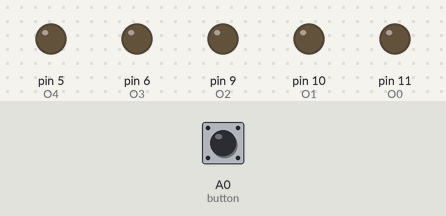
Bench run of a sketch on a simulated Arduino Uno, built with avr-gcc and run on an emulated ATmega328P. Parts: output pins drawn as LEDs (lit = HIGH). Dashed ring = blinking. Inputs (shaded band) come from the test bench; at power-on: A0 (button) LOW.

Above: at 1.2 s.
1.3 s: A0 (button) pulled HIGH for 0.15 s
At 1.9 s:
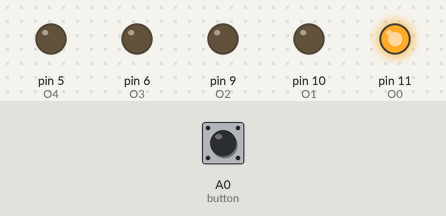
4.4 s: A0 (button) pulled HIGH for 0.15 s
At 5.0 s:
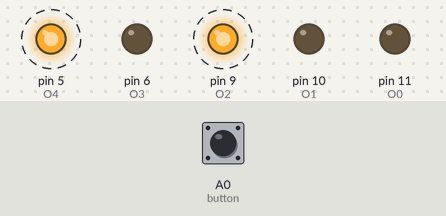
7.5 s: A0 (button) pulled HIGH for 3.2 s
At 11.5 s:
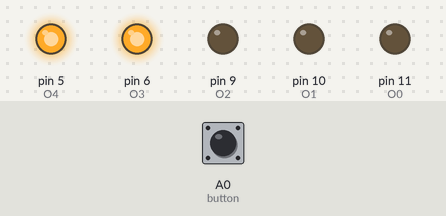
13.2 s: A0 (button) pulled HIGH for 1 s
Timing chart, 0 to 18.2 s (numbered marks = the images above; inputs shaded):
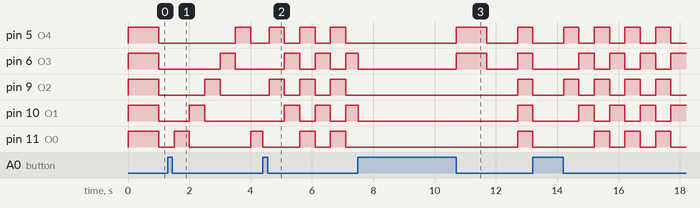

The sketch:

main.ino
```cpp
// ------------- DEFINITIONS -------------

#define O0 11
#define O1 10
#define O2 9
#define O3 6
#define O4 5
#define O9 3
#define I0 A0

int button = I0;
int currentMode = 0;

void switchMode() {
  ++currentMode;
  if (currentMode == 3) {
    currentMode = 0;
  }
  digitalWrite(O0, LOW);
  digitalWrite(O1, LOW);
  digitalWrite(O2, LOW);
  digitalWrite(O3, LOW);
  digitalWrite(O4, LOW);
  delay(200);
}

// ------------- CLASS DECLARATION -------------

class Mode {
  public:
  Mode(int leds[10], int states[10], int times[10]) {
    for (int i = 0; i < 10; i++) {
      _leds[i] = leds[i];
      _states[i] = states[i];
      _times[i] = times[i];
    }
  }

  void activateState(int index) {
    digitalWrite(_leds[index], _states[index]);
    for (int elapsedTime = 0; elapsedTime < _times[index]; elapsedTime += 20) {
      if (digitalRead(button) == HIGH) {
        switchMode();
        break;
      }
      delay(20);
    }
  }

  int getSize() {
    return sizeof(_leds) / sizeof(*_leds);
  }

  private:
  int _leds[10];
  int _states[10];
  int _times[10];
};

// ------------- MODES DEFINITION -------------

int modeAPins[] =   { O0,   O1,   O2,   O3,   O4,   O0,  O1,  O2,  O3,  O4   };
int modeAStates[] = { HIGH, HIGH, HIGH, HIGH, HIGH, LOW, LOW, LOW, LOW, LOW  };
int modeATimes[] =  { 0,    0,    0,    0,    1000, 0,   0,   0,   0,   1000 };
Mode modeA(modeAPins, modeAStates, modeATimes);

int modeBPins[] =   { O0,   O0,  O1,   O1,  O2,   O2,  O3,   O3,  O4,   O4  };
int modeBStates[] = { HIGH, LOW, HIGH, LOW, HIGH, LOW, HIGH, LOW, HIGH, LOW };
int modeBTimes[] =  { 500,  0,   500,  0,   500,  0,   500,  0,   500,  0   };
Mode modeB(modeBPins, modeBStates, modeBTimes);

int modeCPins[] =   { O0,   O2,   O4,   O0,  O2,  O4,  O1,   O3,   O1,  O3  };
int modeCStates[] = { HIGH, HIGH, HIGH, LOW, LOW, LOW, HIGH, HIGH, LOW, LOW };
int modeCTimes[] =  { 0,    0,    500,  0,   0,   0,   0,    500,  0,   0   };
Mode modeC(modeCPins, modeCStates, modeCTimes);

Mode modes[] = { modeA, modeB, modeC };

// ------------- PROGRAM SETUP AND LOOP -------------

void setup() {
  pinMode(O0, OUTPUT);
  pinMode(O1, OUTPUT);
  pinMode(O2, OUTPUT);
  pinMode(O3, OUTPUT);
  pinMode(O4, OUTPUT);
}
void loop() {
  for (int i = 0; i < 10; i++) {
    modes[currentMode].activateState(i);
  }
}
```
